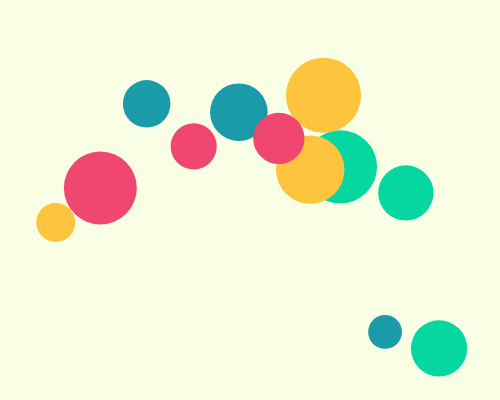
Frame 1 (no input)
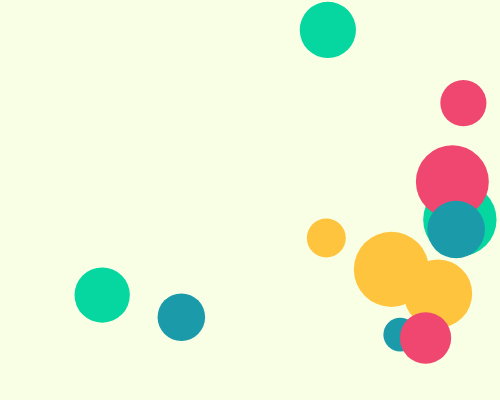
Frame 60 (no input)
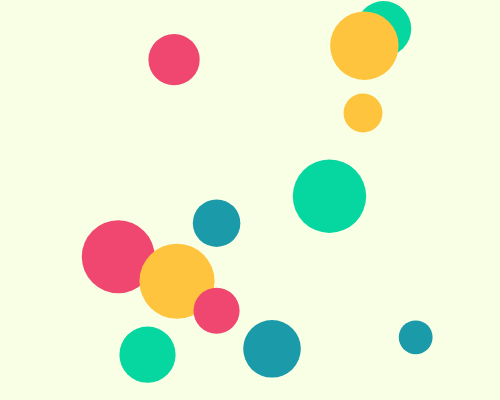
Frame 120 (the mouse pressed at the canvas centre since frame 60)

The p5.js sketch that drew these frames (run headless with seeded random() and noise() and a simulated clock; from frame 60 on, the mouse is pressed at the canvas centre):

// p5.js sketch
// ── sketch.js
let balls = [];
let canvas = {
  width: 500,
  height: 400,
};

function setup() {
  createCanvas(canvas.width, canvas.height);

  const colors = ["#06D6A0", "#1B9AAA", "#EF476F", "#FFC43D"];
  for (let i = 0; i < 12; i++) {
    let size = randomGaussian(60, 20);
    balls.push({
      x: random(size, canvas.width - size),
      y: random(size, canvas.height - size),
      speedX: randomGaussian(4, 2),
      speedY: randomGaussian(4, 2),
      size: size,
      color: colors[i % colors.length],
    });
  }
}

function update() {
  for (const ball of balls) {
    ball.x += ball.speedX;
    ball.y += ball.speedY;

    if (ball.x + ball.size / 2 > canvas.width) {
      ball.speedX = ball.speedX * -1;
    }
    if (ball.y + ball.size / 2 > canvas.height) {
      ball.speedY = ball.speedY * -1;
    }
    if (ball.x - ball.size / 2 < 0) {
      ball.speedX = ball.speedX * -1;
    }
    if (ball.y - +ball.size / 2 < 0) {
      ball.speedY = ball.speedY * -1;
    }
  }
}

function draw() {
  update();

  background("#F8FFE5");

  for (const ball of balls) {
    noStroke();
    fill(ball.color);
    circle(ball.x, ball.y, ball.size);
  }
}
